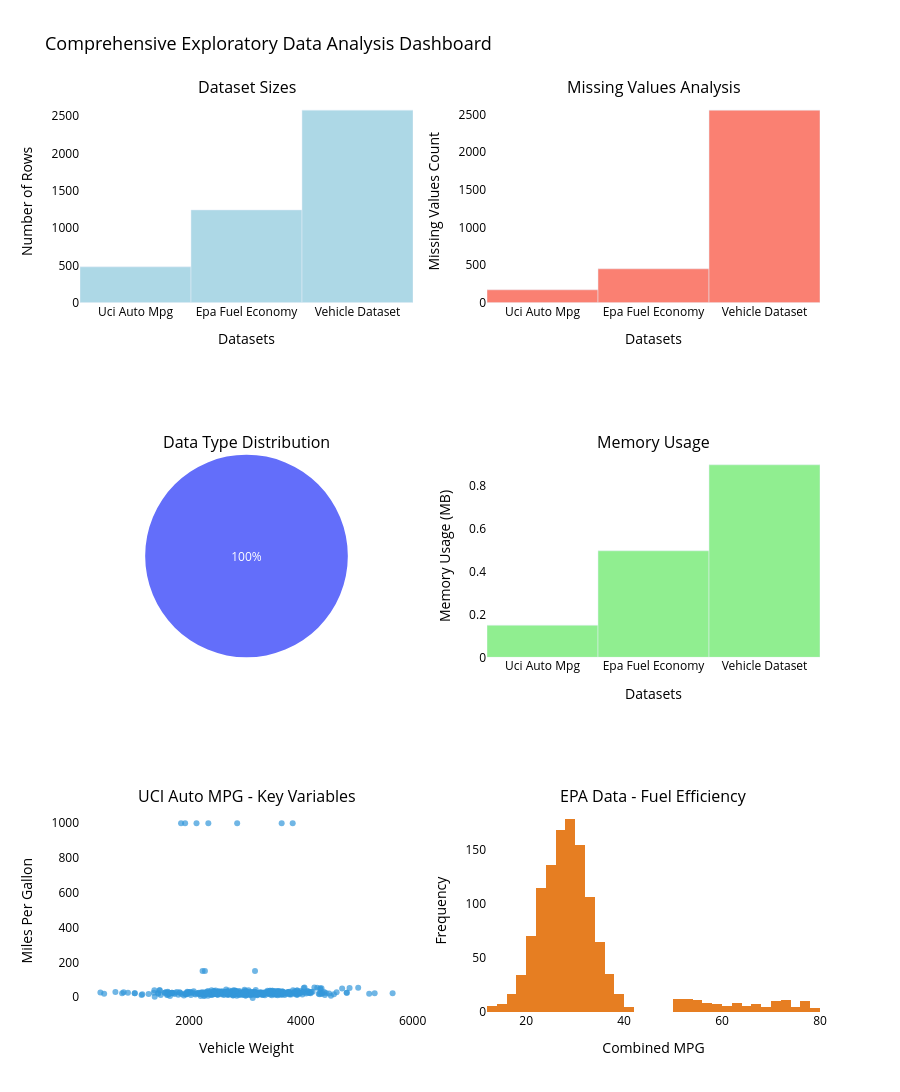

The notebook cell this image was saved under:
### Code cell
# Create comprehensive visualizations for initial data exploration
def create_eda_visualizations(datasets):
    """Create visualizations for exploratory data analysis"""
    
    # Set up the plotting area
    fig = make_subplots(
        rows=3, cols=2,
        subplot_titles=['Dataset Sizes', 'Missing Values Analysis', 
                       'Data Type Distribution', 'Memory Usage',
                       'UCI Auto MPG - Key Variables', 'EPA Data - Fuel Efficiency'],
        specs=[[{"type": "bar"}, {"type": "bar"}],
               [{"type": "pie"}, {"type": "bar"}],
               [{"type": "scatter"}, {"type": "histogram"}]]
    )
    
    # Dataset sizes comparison
    sizes = [df.shape[0] for df in datasets.values()]
    names = [name.replace('_', ' ').title() for name in datasets.keys()]
    
    fig.add_trace(go.Bar(x=names, y=sizes, name='Dataset Sizes', 
                        marker_color='lightblue',
                        hovertemplate='<b>%{x}</b><br>' +
                                      'Records: %{y:,}<br>' +
                                      '<extra></extra>'), row=1, col=1)
    
    # Missing values analysis
    total_missing = []
    for df in datasets.values():
        total_missing.append(df.isnull().sum().sum())
    
    fig.add_trace(go.Bar(x=names, y=total_missing, name='Missing Values',
                        marker_color='salmon',
                        hovertemplate='<b>%{x}</b><br>' +
                                      'Missing Values: %{y:,}<br>' +
                                      '<extra></extra>'), row=1, col=2)
    
    # Data type distribution (using first dataset as example)
    first_dataset = list(datasets.values())[0]
    dtype_counts = first_dataset.dtypes.value_counts()
    
    fig.add_trace(go.Pie(labels=dtype_counts.index.astype(str), 
                        values=dtype_counts.values, name="Data Types",
                        hovertemplate='<b>%{label}</b><br>' +
                                      'Count: %{value}<br>' +
                                      'Percentage: %{percent}<br>' +
                                      '<extra></extra>'), row=2, col=1)
    
    # Memory usage
    memory_usage = [df.memory_usage(deep=True).sum() / 1024**2 for df in datasets.values()]
    
    fig.add_trace(go.Bar(x=names, y=memory_usage, name='Memory Usage (MB)',
                        marker_color='lightgreen',
                        hovertemplate='<b>%{x}</b><br>' +
                                      'Memory: %{y:.2f} MB<br>' +
                                      '<extra></extra>'), row=2, col=2)
    
    # UCI Auto MPG scatter plot (if available)
    if 'uci_auto_mpg' in datasets:
        uci_data = datasets['uci_auto_mpg']
        if 'mpg' in uci_data.columns and 'weight' in uci_data.columns:
            fig.add_trace(go.Scatter(x=uci_data['weight'], y=uci_data['mpg'],
                                   mode='markers', name='MPG vs Weight',
                                   marker=dict(color='#3498db', opacity=0.7),
                                   hovertemplate='<b>Vehicle</b><br>' +
                                                 'Weight: %{x} lbs<br>' +
                                                 'MPG: %{y}<br>' +
                                                 '<extra></extra>'), row=3, col=1)
    
    # EPA fuel efficiency histogram (if available)
    if 'epa_fuel_economy' in datasets:
        epa_data = datasets['epa_fuel_economy']
        if 'combined_mpg' in epa_data.columns:
            fig.add_trace(go.Histogram(x=epa_data['combined_mpg'], 
                                     name='Combined MPG Distribution',
                                     marker_color='#e67e22',
                                     hovertemplate='<b>Combined MPG</b><br>' +
                                                   'Range: %{x}<br>' +
                                                   'Count: %{y}<br>' +
                                                   '<extra></extra>'), row=3, col=2)
    
    # Update layout
    fig.update_layout(height=1200, showlegend=False, 
                     title_text="Comprehensive Exploratory Data Analysis Dashboard",
                     hovermode='closest',
                     plot_bgcolor='white',
                     paper_bgcolor='white',
                     font=dict(color='black', size=12),
                     title_font=dict(size=18, color='black'))
    
    # Update axes labels
    fig.update_xaxes(title_text="Datasets", row=1, col=1)
    fig.update_yaxes(title_text="Number of Rows", row=1, col=1)
    fig.update_xaxes(title_text="Datasets", row=1, col=2)
    fig.update_yaxes(title_text="Missing Values Count", row=1, col=2)
    fig.update_xaxes(title_text="Datasets", row=2, col=2)
    fig.update_yaxes(title_text="Memory Usage (MB)", row=2, col=2)
    fig.update_xaxes(title_text="Vehicle Weight", row=3, col=1)
    fig.update_yaxes(title_text="Miles Per Gallon", row=3, col=1)
    fig.update_xaxes(title_text="Combined MPG", row=3, col=2)
    fig.update_yaxes(title_text="Frequency", row=3, col=2)
    
    return fig

# Create and display EDA visualizations
eda_viz = create_eda_visualizations(datasets)
eda_viz.show()

print("\n" + "="*80)
print("EXPLORATORY DATA ANALYSIS SUMMARY")
print("="*80)

for dataset_name, results in eda_results.items():
    print(f"\n{dataset_name.upper().replace('_', ' ')}:")
    print(f"  • Shape: {results['shape']}")
    print(f"  • Memory Usage: {results['memory_usage_mb']:.2f} MB")
    print(f"  • Missing Values: {sum(results['missing_values'].values())} total")
    print(f"  • Duplicates: {results['duplicates']}")
    print(f"  • Numeric Columns: {len(results['numeric_columns'])}")
    print(f"  • Categorical Columns: {len(results['categorical_columns'])}")

### Figure 1 — Plotly figure (JSON) as saved in the notebook; plotly's stock layout.template omitted (floating-point values rounded to 4 significant figures; data arrays with more than 128 entries replaced by an {"elided": "..."} marker saying what was removed)
{"data": [{"hovertemplate": "<b>%{x}</b><br>Records: %{y:,}<br><extra></extra>", "marker": {"color": "lightblue"}, "name": "Dataset Sizes", "type": "bar", "x": ["Uci Auto Mpg", "Epa Fuel Economy", "Vehicle Dataset"], "xaxis": "x", "y": [480, 1243, 2582], "yaxis": "y"}, {"hovertemplate": "<b>%{x}</b><br>Missing Values: %{y:,}<br><extra></extra>", "marker": {"color": "salmon"}, "name": "Missing Values", "type": "bar", "x": ["Uci Auto Mpg", "Epa Fuel Economy", "Vehicle Dataset"], "xaxis": "x2", "y": [171, 450, 2558], "yaxis": "y2"}, {"domain": {"x": [0, 0.45], "y": [0.3889, 0.6111]}, "hovertemplate": "<b>%{label}</b><br>Count: %{value}<br>Percentage: %{percent}<br><extra></extra>", "labels": ["object"], "name": "Data Types", "type": "pie", "values": [9]}, {"hovertemplate": "<b>%{x}</b><br>Memory: %{y:.2f} MB<br><extra></extra>", "marker": {"color": "lightgreen"}, "name": "Memory Usage (MB)", "type": "bar", "x": ["Uci Auto Mpg", "Epa Fuel Economy", "Vehicle Dataset"], "xaxis": "x3", "y": [0.1502, 0.4979, 0.8999], "yaxis": "y3"}, {"hovertemplate": "<b>Vehicle</b><br>Weight: %{x} lbs<br>MPG: %{y}<br><extra></extra>", "marker": {"color": "#3498db", "opacity": 0.7}, "mode": "markers", "name": "MPG vs Weight", "type": "scatter", "x": {"elided": "480 float values"}, "xaxis": "x4", "y": {"elided": "480 float values"}, "yaxis": "y4"}, {"hovertemplate": "<b>Combined MPG</b><br>Range: %{x}<br>Count: %{y}<br><extra></extra>", "marker": {"color": "#e67e22"}, "name": "Combined MPG Distribution", "type": "histogram", "x": {"elided": "1243 float values"}, "xaxis": "x5", "yaxis": "y5"}], "layout": {"annotations": [{"font": {"size": 16}, "showarrow": false, "text": "Dataset Sizes", "x": 0.225, "xanchor": "center", "xref": "paper", "y": 1, "yanchor": "bottom", "yref": "paper"}, {"font": {"size": 16}, "showarrow": false, "text": "Missing Values Analysis", "x": 0.775, "xanchor": "center", "xref": "paper", "y": 1, "yanchor": "bottom", "yref": "paper"}, {"font": {"size": 16}, "showarrow": false, "text": "Data Type Distribution", "x": 0.225, "xanchor": "center", "xref": "paper", "y": 0.6111, "yanchor": "bottom", "yref": "paper"}, {"font": {"size": 16}, "showarrow": false, "text": "Memory Usage", "x": 0.775, "xanchor": "center", "xref": "paper", "y": 0.6111, "yanchor": "bottom", "yref": "paper"}, {"font": {"size": 16}, "showarrow": false, "text": "UCI Auto MPG - Key Variables", "x": 0.225, "xanchor": "center", "xref": "paper", "y": 0.2222, "yanchor": "bottom", "yref": "paper"}, {"font": {"size": 16}, "showarrow": false, "text": "EPA Data - Fuel Efficiency", "x": 0.775, "xanchor": "center", "xref": "paper", "y": 0.2222, "yanchor": "bottom", "yref": "paper"}], "font": {"color": "black", "size": 12}, "height": 1200, "hovermode": "closest", "paper_bgcolor": "white", "plot_bgcolor": "white", "showlegend": false, "title": {"font": {"color": "black", "size": 18}, "text": "Comprehensive Exploratory Data Analysis Dashboard"}, "xaxis": {"anchor": "y", "domain": [0, 0.45], "title": {"text": "Datasets"}}, "xaxis2": {"anchor": "y2", "domain": [0.55, 1], "title": {"text": "Datasets"}}, "xaxis3": {"anchor": "y3", "domain": [0.55, 1], "title": {"text": "Datasets"}}, "xaxis4": {"anchor": "y4", "domain": [0, 0.45], "title": {"text": "Vehicle Weight"}}, "xaxis5": {"anchor": "y5", "domain": [0.55, 1], "title": {"text": "Combined MPG"}}, "yaxis": {"anchor": "x", "domain": [0.7778, 1], "title": {"text": "Number of Rows"}}, "yaxis2": {"anchor": "x2", "domain": [0.7778, 1], "title": {"text": "Missing Values Count"}}, "yaxis3": {"anchor": "x3", "domain": [0.3889, 0.6111], "title": {"text": "Memory Usage (MB)"}}, "yaxis4": {"anchor": "x4", "domain": [0, 0.2222], "title": {"text": "Miles Per Gallon"}}, "yaxis5": {"anchor": "x5", "domain": [0, 0.2222], "title": {"text": "Frequency"}}}}
